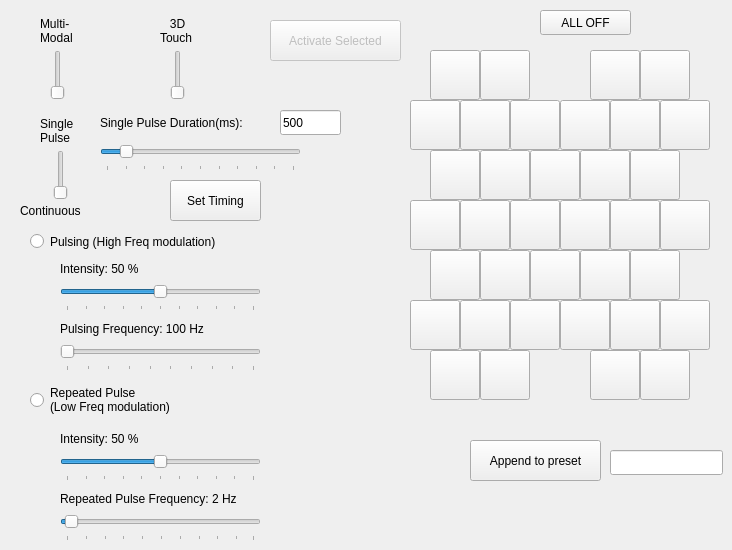
        <widget class="QWidget" name="Manual">
         <property name="autoFillBackground">
          <bool>false</bool>
         </property>
         <property name="styleSheet">
          <string notr="true">QPushButton[objectName^=&quot;Act&quot;]{
	background-color: white;
	border: none;
}
</string>
         </property>
         <attribute name="title">
          <string>Manual</string>
         </attribute>
         <widget class="QSlider" name="multi_modal">
          <property name="geometry">
           <rect>
            <x>50</x>
            <y>50</y>
            <width>16</width>
            <height>50</height>
           </rect>
          </property>
          <property name="maximum">
           <number>1</number>
          </property>
          <property name="orientation">
           <enum>Qt::Vertical</enum>
          </property>
         </widget>
         <widget class="QSlider" name="pulse_mode">
          <property name="geometry">
           <rect>
            <x>50</x>
            <y>150</y>
            <width>21</width>
            <height>50</height>
           </rect>
          </property>
          <property name="styleSheet">
           <string notr="true"/>
          </property>
          <property name="maximum">
           <number>1</number>
          </property>
          <property name="orientation">
           <enum>Qt::Vertical</enum>
          </property>
         </widget>
         <widget class="QSlider" name="threeD_touch">
          <property name="geometry">
           <rect>
            <x>170</x>
            <y>50</y>
            <width>16</width>
            <height>50</height>
           </rect>
          </property>
          <property name="maximum">
           <number>1</number>
          </property>
          <property name="orientation">
           <enum>Qt::Vertical</enum>
          </property>
         </widget>
         <widget class="QSlider" name="h_dc">
          <property name="geometry">
           <rect>
            <x>60</x>
            <y>280</y>
            <width>201</width>
            <height>31</height>
           </rect>
          </property>
          <property name="autoFillBackground">
           <bool>false</bool>
          </property>
          <property name="maximum">
           <number>100</number>
          </property>
          <property name="sliderPosition">
           <number>50</number>
          </property>
          <property name="orientation">
           <enum>Qt::Horizontal</enum>
          </property>
          <property name="tickPosition">
           <enum>QSlider::TicksBelow</enum>
          </property>
          <property name="tickInterval">
           <number>10</number>
          </property>
         </widget>
         <widget class="QPushButton" name="Act1">
          <property name="geometry">
           <rect>
            <x>430</x>
            <y>50</y>
            <width>50</width>
            <height>50</height>
           </rect>
          </property>
          <property name="autoFillBackground">
           <bool>false</bool>
          </property>
          <property name="styleSheet">
           <string notr="true"/>
          </property>
          <property name="text">
           <string/>
          </property>
          <property name="checkable">
           <bool>true</bool>
          </property>
          <property name="checked">
           <bool>false</bool>
          </property>
          <attribute name="buttonGroup">
           <string notr="true">buttonGroup</string>
          </attribute>
         </widget>
         <widget class="QPushButton" name="Act2">
          <property name="geometry">
           <rect>
            <x>480</x>
            <y>50</y>
            <width>50</width>
            <height>50</height>
           </rect>
          </property>
          <property name="text">
           <string/>
          </property>
          <property name="checkable">
           <bool>true</bool>
          </property>
          <attribute name="buttonGroup">
           <string notr="true">buttonGroup</string>
          </attribute>
         </widget>
         <widget class="QLabel" name="label">
          <property name="geometry">
           <rect>
            <x>40</x>
            <y>0</y>
            <width>67</width>
            <height>61</height>
           </rect>
          </property>
          <property name="text">
           <string>Multi-
Modal</string>
          </property>
         </widget>
         <widget class="QLabel" name="label_3">
          <property name="geometry">
           <rect>
            <x>160</x>
            <y>0</y>
            <width>67</width>
            <height>61</height>
           </rect>
          </property>
          <property name="text">
           <string>   3D
Touch</string>
          </property>
         </widget>
         <widget class="QSlider" name="pulse_Hfreq">
          <property name="geometry">
           <rect>
            <x>60</x>
            <y>340</y>
            <width>201</width>
            <height>31</height>
           </rect>
          </property>
          <property name="minimum">
           <number>100</number>
          </property>
          <property name="maximum">
           <number>1000</number>
          </property>
          <property name="singleStep">
           <number>10</number>
          </property>
          <property name="pageStep">
           <number>100</number>
          </property>
          <property name="value">
           <number>100</number>
          </property>
          <property name="orientation">
           <enum>Qt::Horizontal</enum>
          </property>
          <property name="tickPosition">
           <enum>QSlider::TicksBelow</enum>
          </property>
          <property name="tickInterval">
           <number>100</number>
          </property>
         </widget>
         <widget class="QSlider" name="pulse_duration">
          <property name="geometry">
           <rect>
            <x>100</x>
            <y>140</y>
            <width>201</width>
            <height>31</height>
           </rect>
          </property>
          <property name="maximum">
           <number>5000</number>
          </property>
          <property name="singleStep">
           <number>10</number>
          </property>
          <property name="value">
           <number>500</number>
          </property>
          <property name="orientation">
           <enum>Qt::Horizontal</enum>
          </property>
          <property name="tickPosition">
           <enum>QSlider::TicksBelow</enum>
          </property>
          <property name="tickInterval">
           <number>500</number>
          </property>
         </widget>
         <widget class="QLabel" name="label_2">
          <property name="geometry">
           <rect>
            <x>40</x>
            <y>100</y>
            <width>67</width>
            <height>61</height>
           </rect>
          </property>
          <property name="text">
           <string>Single
Pulse</string>
          </property>
         </widget>
         <widget class="QLabel" name="h_dc_text">
          <property name="geometry">
           <rect>
            <x>60</x>
            <y>260</y>
            <width>191</width>
            <height>17</height>
           </rect>
          </property>
          <property name="text">
           <string>Intensity: 50 %</string>
          </property>
         </widget>
         <widget class="QLabel" name="pulse_Hfreq_text">
          <property name="geometry">
           <rect>
            <x>60</x>
            <y>320</y>
            <width>201</width>
            <height>17</height>
           </rect>
          </property>
          <property name="text">
           <string>Pulsing Frequency: 100 Hz</string>
          </property>
         </widget>
         <widget class="QLabel" name="single_pulse_dur_label">
          <property name="geometry">
           <rect>
            <x>100</x>
            <y>110</y>
            <width>181</width>
            <height>25</height>
           </rect>
          </property>
          <property name="text">
           <string>Single Pulse Duration(ms): </string>
          </property>
         </widget>
         <widget class="QPushButton" name="Act7">
          <property name="geometry">
           <rect>
            <x>510</x>
            <y>100</y>
            <width>50</width>
            <height>50</height>
           </rect>
          </property>
          <property name="text">
           <string/>
          </property>
          <property name="checkable">
           <bool>true</bool>
          </property>
          <attribute name="buttonGroup">
           <string notr="true">buttonGroup</string>
          </attribute>
         </widget>
         <widget class="QPushButton" name="Act3">
          <property name="geometry">
           <rect>
            <x>590</x>
            <y>50</y>
            <width>50</width>
            <height>50</height>
           </rect>
          </property>
          <property name="text">
           <string/>
          </property>
          <property name="checkable">
           <bool>true</bool>
          </property>
          <property name="checked">
           <bool>false</bool>
          </property>
          <property name="autoExclusive">
           <bool>true</bool>
          </property>
          <attribute name="buttonGroup">
           <string notr="true">buttonGroup</string>
          </attribute>
         </widget>
         <widget class="QPushButton" name="Act9">
          <property name="geometry">
           <rect>
            <x>610</x>
            <y>100</y>
            <width>50</width>
            <height>50</height>
           </rect>
          </property>
          <property name="text">
           <string/>
          </property>
          <property name="checkable">
           <bool>true</bool>
          </property>
          <attribute name="buttonGroup">
           <string notr="true">buttonGroup</string>
          </attribute>
         </widget>
         <widget class="QPushButton" name="Act4">
          <property name="geometry">
           <rect>
            <x>640</x>
            <y>50</y>
            <width>50</width>
            <height>50</height>
           </rect>
          </property>
          <property name="text">
           <string/>
          </property>
          <property name="checkable">
           <bool>true</bool>
          </property>
          <attribute name="buttonGroup">
           <string notr="true">buttonGroup</string>
          </attribute>
         </widget>
         <widget class="QPushButton" name="Act6">
          <property name="geometry">
           <rect>
            <x>460</x>
            <y>100</y>
            <width>50</width>
            <height>50</height>
           </rect>
          </property>
          <property name="text">
           <string/>
          </property>
          <property name="checkable">
           <bool>true</bool>
          </property>
          <attribute name="buttonGroup">
           <string notr="true">buttonGroup</string>
          </attribute>
         </widget>
         <widget class="QPushButton" name="Act12">
          <property name="geometry">
           <rect>
            <x>480</x>
            <y>150</y>
            <width>50</width>
            <height>50</height>
           </rect>
          </property>
          <property name="text">
           <string/>
          </property>
          <property name="checkable">
           <bool>true</bool>
          </property>
          <property name="checked">
           <bool>false</bool>
          </property>
          <attribute name="buttonGroup">
           <string notr="true">buttonGroup</string>
          </attribute>
         </widget>
         <widget class="QPushButton" name="Act8">
          <property name="geometry">
           <rect>
            <x>560</x>
            <y>100</y>
            <width>50</width>
            <height>50</height>
           </rect>
          </property>
          <property name="text">
           <string/>
          </property>
          <property name="checkable">
           <bool>true</bool>
          </property>
          <property name="checked">
           <bool>false</bool>
          </property>
          <property name="autoExclusive">
           <bool>false</bool>
          </property>
          <attribute name="buttonGroup">
           <string notr="true">buttonGroup</string>
          </attribute>
         </widget>
         <widget class="QPushButton" name="Act36">
          <property name="geometry">
           <rect>
            <x>640</x>
            <y>350</y>
            <width>50</width>
            <height>50</height>
           </rect>
          </property>
          <property name="text">
           <string/>
          </property>
          <property name="checkable">
           <bool>true</bool>
          </property>
          <attribute name="buttonGroup">
           <string notr="true">buttonGroup</string>
          </attribute>
         </widget>
         <widget class="QPushButton" name="Act5">
          <property name="geometry">
           <rect>
            <x>410</x>
            <y>100</y>
            <width>50</width>
            <height>50</height>
           </rect>
          </property>
          <property name="text">
           <string/>
          </property>
          <property name="checkable">
           <bool>true</bool>
          </property>
          <attribute name="buttonGroup">
           <string notr="true">buttonGroup</string>
          </attribute>
         </widget>
         <widget class="QPushButton" name="Act14">
          <property name="geometry">
           <rect>
            <x>580</x>
            <y>150</y>
            <width>50</width>
            <height>50</height>
           </rect>
          </property>
          <property name="text">
           <string/>
          </property>
          <property name="checkable">
           <bool>true</bool>
          </property>
          <attribute name="buttonGroup">
           <string notr="true">buttonGroup</string>
          </attribute>
         </widget>
         <widget class="QPushButton" name="Act10">
          <property name="geometry">
           <rect>
            <x>660</x>
            <y>100</y>
            <width>50</width>
            <height>50</height>
           </rect>
          </property>
          <property name="autoFillBackground">
           <bool>false</bool>
          </property>
          <property name="text">
           <string/>
          </property>
          <property name="checkable">
           <bool>true</bool>
          </property>
          <attribute name="buttonGroup">
           <string notr="true">buttonGroup</string>
          </attribute>
         </widget>
         <widget class="QPushButton" name="Act35">
          <property name="geometry">
           <rect>
            <x>590</x>
            <y>350</y>
            <width>50</width>
            <height>50</height>
           </rect>
          </property>
          <property name="text">
           <string/>
          </property>
          <property name="checkable">
           <bool>true</bool>
          </property>
          <attribute name="buttonGroup">
           <string notr="true">buttonGroup</string>
          </attribute>
         </widget>
         <widget class="QPushButton" name="Act11">
          <property name="geometry">
           <rect>
            <x>430</x>
            <y>150</y>
            <width>50</width>
            <height>50</height>
           </rect>
          </property>
          <property name="text">
           <string/>
          </property>
          <property name="checkable">
           <bool>true</bool>
          </property>
          <attribute name="buttonGroup">
           <string notr="true">buttonGroup</string>
          </attribute>
         </widget>
         <widget class="QPushButton" name="Act13">
          <property name="geometry">
           <rect>
            <x>530</x>
            <y>150</y>
            <width>50</width>
            <height>50</height>
           </rect>
          </property>
          <property name="text">
           <string/>
          </property>
          <property name="checkable">
           <bool>true</bool>
          </property>
          <attribute name="buttonGroup">
           <string notr="true">buttonGroup</string>
          </attribute>
         </widget>
         <widget class="QPushButton" name="Act15">
          <property name="geometry">
           <rect>
            <x>630</x>
            <y>150</y>
            <width>50</width>
            <height>50</height>
           </rect>
          </property>
          <property name="text">
           <string/>
          </property>
          <property name="checkable">
           <bool>true</bool>
          </property>
          <attribute name="buttonGroup">
           <string notr="true">buttonGroup</string>
          </attribute>
         </widget>
         <widget class="QPushButton" name="Act18">
          <property name="geometry">
           <rect>
            <x>510</x>
            <y>200</y>
            <width>50</width>
            <height>50</height>
           </rect>
          </property>
          <property name="text">
           <string/>
          </property>
          <property name="checkable">
           <bool>true</bool>
          </property>
          <attribute name="buttonGroup">
           <string notr="true">buttonGroup</string>
          </attribute>
         </widget>
         <widget class="QPushButton" name="Act20">
          <property name="geometry">
           <rect>
            <x>610</x>
            <y>200</y>
            <width>50</width>
            <height>50</height>
           </rect>
          </property>
          <property name="text">
           <string/>
          </property>
          <property name="checkable">
           <bool>true</bool>
          </property>
          <attribute name="buttonGroup">
           <string notr="true">buttonGroup</string>
          </attribute>
         </widget>
         <widget class="QPushButton" name="Act17">
          <property name="geometry">
           <rect>
            <x>460</x>
            <y>200</y>
            <width>50</width>
            <height>50</height>
           </rect>
          </property>
          <property name="text">
           <string/>
          </property>
          <property name="checkable">
           <bool>true</bool>
          </property>
          <attribute name="buttonGroup">
           <string notr="true">buttonGroup</string>
          </attribute>
         </widget>
         <widget class="QPushButton" name="Act19">
          <property name="geometry">
           <rect>
            <x>560</x>
            <y>200</y>
            <width>50</width>
            <height>50</height>
           </rect>
          </property>
          <property name="text">
           <string/>
          </property>
          <property name="checkable">
           <bool>true</bool>
          </property>
          <attribute name="buttonGroup">
           <string notr="true">buttonGroup</string>
          </attribute>
         </widget>
         <widget class="QPushButton" name="Act21">
          <property name="geometry">
           <rect>
            <x>660</x>
            <y>200</y>
            <width>50</width>
            <height>50</height>
           </rect>
          </property>
          <property name="text">
           <string/>
          </property>
          <property name="checkable">
           <bool>true</bool>
          </property>
          <attribute name="buttonGroup">
           <string notr="true">buttonGroup</string>
          </attribute>
         </widget>
         <widget class="QPushButton" name="Act23">
          <property name="geometry">
           <rect>
            <x>480</x>
            <y>250</y>
            <width>50</width>
            <height>50</height>
           </rect>
          </property>
          <property name="text">
           <string/>
          </property>
          <property name="checkable">
           <bool>true</bool>
          </property>
          <attribute name="buttonGroup">
           <string notr="true">buttonGroup</string>
          </attribute>
         </widget>
         <widget class="QPushButton" name="Act25">
          <property name="geometry">
           <rect>
            <x>580</x>
            <y>250</y>
            <width>50</width>
            <height>50</height>
           </rect>
          </property>
          <property name="text">
           <string/>
          </property>
          <property name="checkable">
           <bool>true</bool>
          </property>
          <attribute name="buttonGroup">
           <string notr="true">buttonGroup</string>
          </attribute>
         </widget>
         <widget class="QPushButton" name="Act22">
          <property name="geometry">
           <rect>
            <x>430</x>
            <y>250</y>
            <width>50</width>
            <height>50</height>
           </rect>
          </property>
          <property name="text">
           <string/>
          </property>
          <property name="checkable">
           <bool>true</bool>
          </property>
          <attribute name="buttonGroup">
           <string notr="true">buttonGroup</string>
          </attribute>
         </widget>
         <widget class="QPushButton" name="Act28">
          <property name="geometry">
           <rect>
            <x>460</x>
            <y>300</y>
            <width>50</width>
            <height>50</height>
           </rect>
          </property>
          <property name="text">
           <string/>
          </property>
          <property name="checkable">
           <bool>true</bool>
          </property>
          <attribute name="buttonGroup">
           <string notr="true">buttonGroup</string>
          </attribute>
         </widget>
         <widget class="QPushButton" name="Act29">
          <property name="geometry">
           <rect>
            <x>510</x>
            <y>300</y>
            <width>50</width>
            <height>50</height>
           </rect>
          </property>
          <property name="text">
           <string/>
          </property>
          <property name="checkable">
           <bool>true</bool>
          </property>
          <attribute name="buttonGroup">
           <string notr="true">buttonGroup</string>
          </attribute>
         </widget>
         <widget class="QPushButton" name="Act24">
          <property name="geometry">
           <rect>
            <x>530</x>
            <y>250</y>
            <width>50</width>
            <height>50</height>
           </rect>
          </property>
          <property name="text">
           <string/>
          </property>
          <property name="checkable">
           <bool>true</bool>
          </property>
          <attribute name="buttonGroup">
           <string notr="true">buttonGroup</string>
          </attribute>
         </widget>
         <widget class="QPushButton" name="Act31">
          <property name="geometry">
           <rect>
            <x>610</x>
            <y>300</y>
            <width>50</width>
            <height>50</height>
           </rect>
          </property>
          <property name="text">
           <string/>
          </property>
          <property name="checkable">
           <bool>true</bool>
          </property>
          <attribute name="buttonGroup">
           <string notr="true">buttonGroup</string>
          </attribute>
         </widget>
         <widget class="QPushButton" name="Act26">
          <property name="geometry">
           <rect>
            <x>630</x>
            <y>250</y>
            <width>50</width>
            <height>50</height>
           </rect>
          </property>
          <property name="text">
           <string/>
          </property>
          <property name="checkable">
           <bool>true</bool>
          </property>
          <attribute name="buttonGroup">
           <string notr="true">buttonGroup</string>
          </attribute>
         </widget>
         <widget class="QPushButton" name="Act30">
          <property name="geometry">
           <rect>
            <x>560</x>
            <y>300</y>
            <width>50</width>
            <height>50</height>
           </rect>
          </property>
          <property name="text">
           <string/>
          </property>
          <property name="checkable">
           <bool>true</bool>
          </property>
          <attribute name="buttonGroup">
           <string notr="true">buttonGroup</string>
          </attribute>
         </widget>
         <widget class="QPushButton" name="Act32">
          <property name="geometry">
           <rect>
            <x>660</x>
            <y>300</y>
            <width>50</width>
            <height>50</height>
           </rect>
          </property>
          <property name="text">
           <string/>
          </property>
          <property name="checkable">
           <bool>true</bool>
          </property>
          <attribute name="buttonGroup">
           <string notr="true">buttonGroup</string>
          </attribute>
         </widget>
         <widget class="QPushButton" name="Act27">
          <property name="geometry">
           <rect>
            <x>410</x>
            <y>300</y>
            <width>50</width>
            <height>50</height>
           </rect>
          </property>
          <property name="text">
           <string/>
          </property>
          <property name="checkable">
           <bool>true</bool>
          </property>
          <attribute name="buttonGroup">
           <string notr="true">buttonGroup</string>
          </attribute>
         </widget>
         <widget class="QPushButton" name="Act16">
          <property name="geometry">
           <rect>
            <x>410</x>
            <y>200</y>
            <width>50</width>
            <height>50</height>
           </rect>
          </property>
          <property name="text">
           <string/>
          </property>
          <property name="checkable">
           <bool>true</bool>
          </property>
          <attribute name="buttonGroup">
           <string notr="true">buttonGroup</string>
          </attribute>
         </widget>
         <widget class="QPushButton" name="Act33">
          <property name="geometry">
           <rect>
            <x>430</x>
            <y>350</y>
            <width>50</width>
            <height>50</height>
           </rect>
          </property>
          <property name="text">
           <string/>
          </property>
          <property name="checkable">
           <bool>true</bool>
          </property>
          <attribute name="buttonGroup">
           <string notr="true">buttonGroup</string>
          </attribute>
         </widget>
         <widget class="QPushButton" name="Act34">
          <property name="geometry">
           <rect>
            <x>480</x>
            <y>350</y>
            <width>50</width>
            <height>50</height>
           </rect>
          </property>
          <property name="text">
           <string/>
          </property>
          <property name="checkable">
           <bool>true</bool>
          </property>
          <attribute name="buttonGroup">
           <string notr="true">buttonGroup</string>
          </attribute>
         </widget>
         <widget class="QPushButton" name="all_off">
          <property name="geometry">
           <rect>
            <x>540</x>
            <y>10</y>
            <width>91</width>
            <height>25</height>
           </rect>
          </property>
          <property name="text">
           <string>ALL OFF</string>
          </property>
         </widget>
         <widget class="QLabel" name="label_4">
          <property name="geometry">
           <rect>
            <x>20</x>
            <y>190</y>
            <width>91</width>
            <height>41</height>
           </rect>
          </property>
          <property name="text">
           <string>Continuous</string>
          </property>
         </widget>
         <widget class="QRadioButton" name="hf_mod">
          <property name="geometry">
           <rect>
            <x>30</x>
            <y>230</y>
            <width>241</width>
            <height>23</height>
           </rect>
          </property>
          <property name="text">
           <string>Pulsing (High Freq modulation)</string>
          </property>
          <property name="autoExclusive">
           <bool>false</bool>
          </property>
         </widget>
         <widget class="QRadioButton" name="lf_mod">
          <property name="geometry">
           <rect>
            <x>30</x>
            <y>380</y>
            <width>241</width>
            <height>40</height>
           </rect>
          </property>
          <property name="text">
           <string>Repeated Pulse
(Low Freq modulation)</string>
          </property>
          <property name="autoExclusive">
           <bool>false</bool>
          </property>
         </widget>
         <widget class="QLineEdit" name="single_pulse_dur_text">
          <property name="geometry">
           <rect>
            <x>280</x>
            <y>110</y>
            <width>61</width>
            <height>25</height>
           </rect>
          </property>
          <property name="text">
           <string>500</string>
          </property>
         </widget>
         <widget class="QLabel" name="pulse_Lfreq_text">
          <property name="geometry">
           <rect>
            <x>60</x>
            <y>490</y>
            <width>241</width>
            <height>17</height>
           </rect>
          </property>
          <property name="text">
           <string>Repeated Pulse Frequency: 2 Hz</string>
          </property>
         </widget>
         <widget class="QSlider" name="pulse_Lfreq">
          <property name="geometry">
           <rect>
            <x>60</x>
            <y>510</y>
            <width>201</width>
            <height>31</height>
           </rect>
          </property>
          <property name="value">
           <number>2</number>
          </property>
          <property name="orientation">
           <enum>Qt::Horizontal</enum>
          </property>
          <property name="tickPosition">
           <enum>QSlider::TicksBelow</enum>
          </property>
          <property name="tickInterval">
           <number>10</number>
          </property>
         </widget>
         <widget class="QSlider" name="l_dc">
          <property name="geometry">
           <rect>
            <x>60</x>
            <y>450</y>
            <width>201</width>
            <height>31</height>
           </rect>
          </property>
          <property name="autoFillBackground">
           <bool>false</bool>
          </property>
          <property name="maximum">
           <number>100</number>
          </property>
          <property name="value">
           <number>50</number>
          </property>
          <property name="orientation">
           <enum>Qt::Horizontal</enum>
          </property>
          <property name="tickPosition">
           <enum>QSlider::TicksBelow</enum>
          </property>
          <property name="tickInterval">
           <number>10</number>
          </property>
         </widget>
         <widget class="QLabel" name="l_dc_text">
          <property name="geometry">
           <rect>
            <x>60</x>
            <y>430</y>
            <width>191</width>
            <height>17</height>
           </rect>
          </property>
          <property name="text">
           <string>Intensity: 50 %</string>
          </property>
         </widget>
         <widget class="QPushButton" name="set_time">
          <property name="geometry">
           <rect>
            <x>170</x>
            <y>180</y>
            <width>91</width>
            <height>41</height>
           </rect>
          </property>
          <property name="text">
           <string>Set Timing</string>
          </property>
         </widget>
         <widget class="QPushButton" name="active_selected">
          <property name="enabled">
           <bool>false</bool>
          </property>
          <property name="geometry">
           <rect>
            <x>270</x>
            <y>20</y>
            <width>131</width>
            <height>41</height>
           </rect>
          </property>
          <property name="text">
           <string>Activate Selected</string>
          </property>
         </widget>
         <widget class="QPushButton" name="append_preset">
          <property name="geometry">
           <rect>
            <x>470</x>
            <y>440</y>
            <width>131</width>
            <height>41</height>
           </rect>
          </property>
          <property name="text">
           <string>Append to preset</string>
          </property>
          <property name="checkable">
           <bool>true</bool>
          </property>
         </widget>
         <widget class="QLineEdit" name="append_preset_name">
          <property name="geometry">
           <rect>
            <x>610</x>
            <y>450</y>
            <width>113</width>
            <height>25</height>
           </rect>
          </property>
         </widget>
        </widget>
